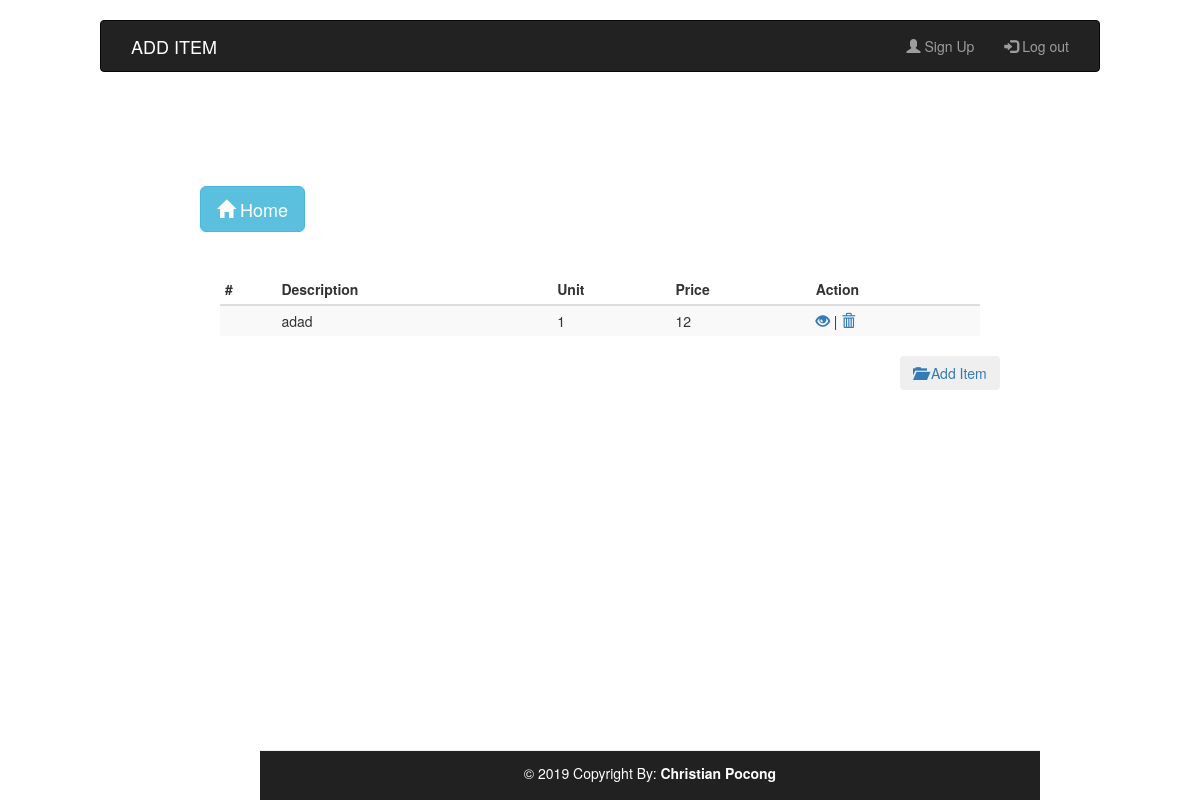
The app's page /additem.php (signed in) with its own data.
### tables this page shows
CREATE TABLE `item` (
  `id` int(11) NOT NULL,
  `userid` int(11) NOT NULL,
  `description` varchar(250) NOT NULL,
  `unit` int(20) NOT NULL,
  `quality` int(20) NOT NULL,
  `price` int(20) NOT NULL
);

### additem.php (the view, shortened to what this page needs)
<!DOCTYPE html>
<html>
<head>
		<link href="bootstrap-3.3.7/css/bootstrap.css" rel="stylesheet">
        <link href="css/css/style.css" rel="stylesheet">
</head>
<body>
<br>
    <nav class="navbar navbar-inverse col-sm-10 col-sm-offset-1">
    <div class="container-fluid">
        <div class="navbar-header">
            <a class="navbar-brand" href="#">
                <span id="brand-title">ADD ITEM</span>
             </a>
        </div>
		<ul class="nav navbar-nav navbar-right">
      <li><a href="register.php"><span class="glyphicon glyphicon-user"></span> Sign Up</a></li>
      <li><a href="login.php"><span class="glyphicon glyphicon-log-in"></span> Log out</a></li>
    </ul>
		    </div>
</nav>
	<br><br><br>
	<?php require_once 'processitem.php';?>
	<?php
		$mysqli = new mysqli('localhost','root','','registration') or die(mysqli_error($mysqli));
		$username= $_SESSION["username"];
		$result=$mysqli->query("select id from users where username='$username'") or die($mysqli->error);
		if(@count($result)==1)
		{
			$row=$result->fetch_array();
			$userid=$row['id'];
		}
		$result = $mysqli->query("SELECT * FROM item where userid='$userid'") or die($mysqli->error);
		?>
		<p>&nbsp;</p>
		<p>&nbsp;</p>
		<p>&nbsp;</p>
		<div class="col-sm-offset-2">
		<a href="index.php" class="btn btn-info btn-lg">
          <span class="glyphicon glyphicon-home"></span> Home
        </a>
		</div>
		<p>&nbsp;</p>
		<div class="row">
				<div class="col-sm-8 col-sm-offset-2">
				<div class="container-fluid">
			<table class="table table-condensed table-hover table-striped">
				<thead>
					<tr>
						<th>#</th>
						<th>Description</th>
						<th>Unit</th>
						<th>Price</th>
						<th colspan="2">Action</th>
					</tr>
				</thead>
				<tbody>
				<?php
					while($row=$result->fetch_assoc()):?>
						<tr>
							<td><?php echo $row['item_id']?></td>
							<td><?php echo $row['description']?></td>
							<td><?php echo $row['unit']?></td>
							<td><?php echo $row['price']?></td>
							<td>
								<a href="edititem.php?edit=<?php echo $row['item_id'];?>"><span class="glyphicon glyphicon-eye-open" title="View Profile"></span></a> |
								<a href="processitem.php?delete=<?php echo $row['item_id'];?>"><span class="glyphicon glyphicon-trash" title="Delete"></span></i></a>
							</td>
						</tr>
						<?php endwhile;?>
				</tbody>
			</table>
		</div>
		</div>
		</div>
	<div class="col-sm-offset-9">
	<button type="submit" class="btn" name="save"><a href="edititem.php"><span class="glyphicon glyphicon-folder-open"></span> Add Item</a></button>
	</div>
<?php include('footer.php');?>
</body>
</html>

### css/css/style.css (style rules this page uses)
div.navbar-header a.navbar-brand, div.collapse ul.nav li a { color:white; }

### footer.php (style rules this page uses)
p { margin-top: 12px; }

### records on screen
item: description "adad", unit "1", price "12"
